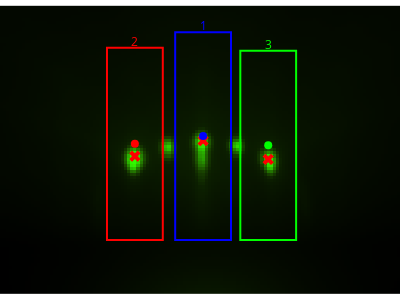

Here is the notebook cell this chart was saved with:
### Code cell
import importlib
importlib.reload(pld)
def plot_frame(frame: pld.RHEEDFrame):
    clear_output(wait=True)
    frame.plot(
        show_peaks=True,
        show_regions_of_interest=True,
        figsize=(4, 3),
    )


plot_frame(analyzer.frames[0])

rheed_slider = ipw.IntSlider(min=0, max=len(analyzer.frames) - 1)


def on_slider_change(change):
    plot_frame(analyzer.frames[change["new"]])


rheed_slider.observe(on_slider_change, names="value")

### Figure 1 — Plotly figure (JSON) as saved in the notebook; plotly's stock layout.template omitted (floating-point values rounded to 4 significant figures; data arrays with more than 128 entries replaced by an {"elided": "..."} marker saying what was removed)
{"data": [{"colorscale": [[0, "#000000"], [0.6, "#0C2000"], [0.75, "#184000"], [0.9, "#247F00"], [1, "#32FF00"]], "hoverlabel": {"namelength": 0}, "hovertemplate": "x: %{x}<br>y: %{y}<br>z: %{z:.2f}", "showscale": false, "type": "heatmap", "z": {"elided": "93x129 float values"}}, {"customdata": [253, 250, 251], "hoverlabel": {"namelength": 0}, "hovertemplate": "x: %{x}<br>y: %{y}<br>z: %{customdata:.2f}", "marker": {"color": "red", "size": 10, "symbol": "x"}, "mode": "markers", "showlegend": false, "type": "scatter", "x": [43, 65, 86], "y": [48, 43, 49]}, {"hovertemplate": "ROI 1 Center<br>x: %{x}<br>y: %{y}", "marker": {"color": "blue", "size": 8, "symbol": "circle"}, "mode": "markers", "showlegend": false, "type": "scatter", "x": [65], "y": [41.5]}, {"hovertemplate": "ROI 2 Center<br>x: %{x}<br>y: %{y}", "marker": {"color": "red", "size": 8, "symbol": "circle"}, "mode": "markers", "showlegend": false, "type": "scatter", "x": [43], "y": [44]}, {"hovertemplate": "ROI 3 Center<br>x: %{x}<br>y: %{y}", "marker": {"color": "lime", "size": 8, "symbol": "circle"}, "mode": "markers", "showlegend": false, "type": "scatter", "x": [86], "y": [44.5]}], "layout": {"annotations": [{"font": {"color": "blue", "size": 12}, "showarrow": false, "text": "1", "x": 65, "y": 6}, {"font": {"color": "red", "size": 12}, "showarrow": false, "text": "2", "x": 43, "y": 11}, {"font": {"color": "lime", "size": 12}, "showarrow": false, "text": "3", "x": 86, "y": 12}], "height": 300, "margin": {"b": 0, "l": 0, "r": 0, "t": 0}, "plot_bgcolor": "rgba(0,0,0,0)", "shapes": [{"line": {"color": "blue", "width": 2}, "type": "rect", "x0": 56, "x1": 74, "y0": 8, "y1": 75}, {"line": {"color": "red", "width": 2}, "type": "rect", "x0": 34, "x1": 52, "y0": 13, "y1": 75}, {"line": {"color": "lime", "width": 2}, "type": "rect", "x0": 77, "x1": 95, "y0": 14, "y1": 75}], "width": 400, "xaxis": {"visible": false}, "yaxis": {"autorange": "reversed", "scaleanchor": "x", "visible": false}}}
